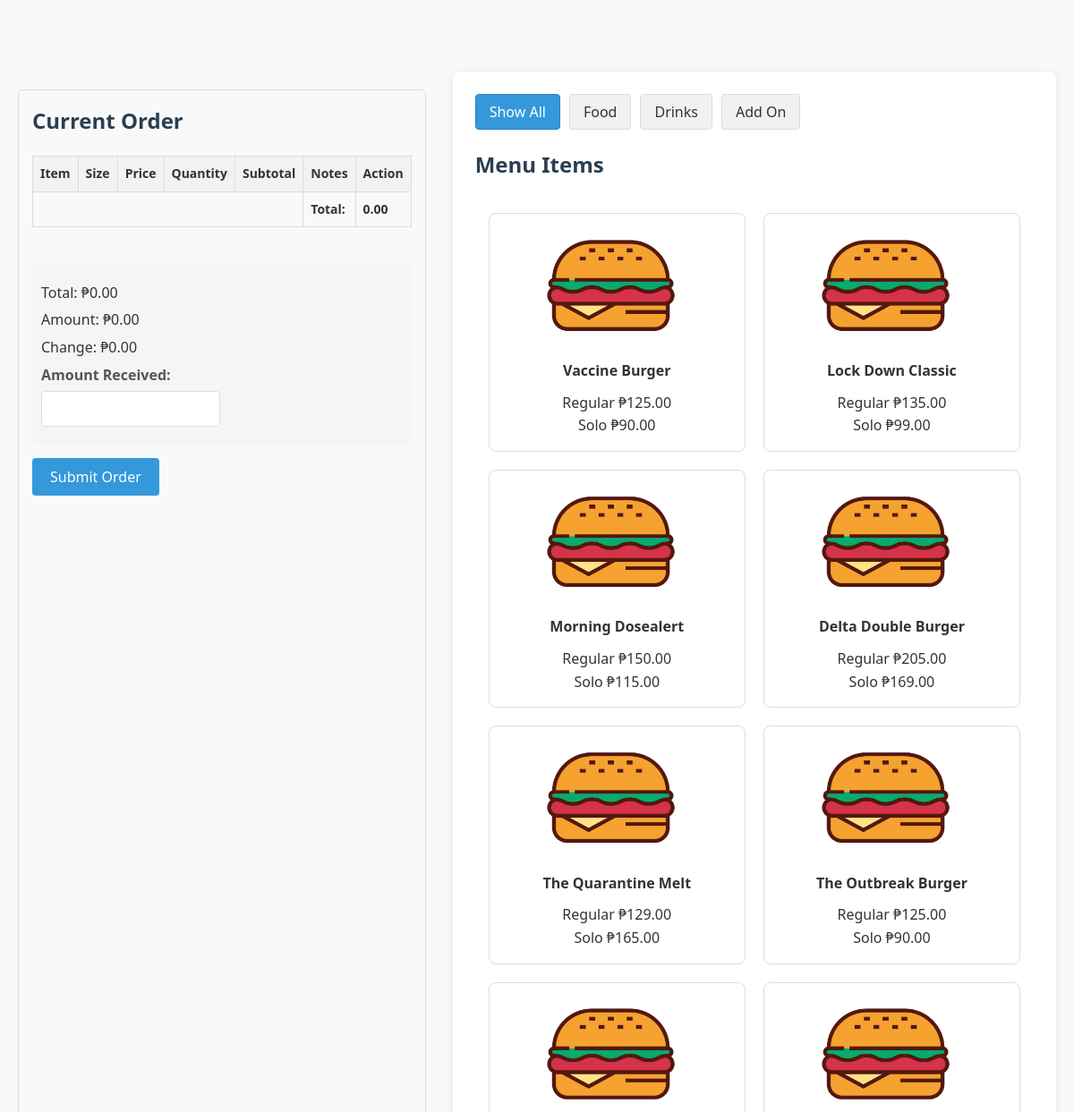
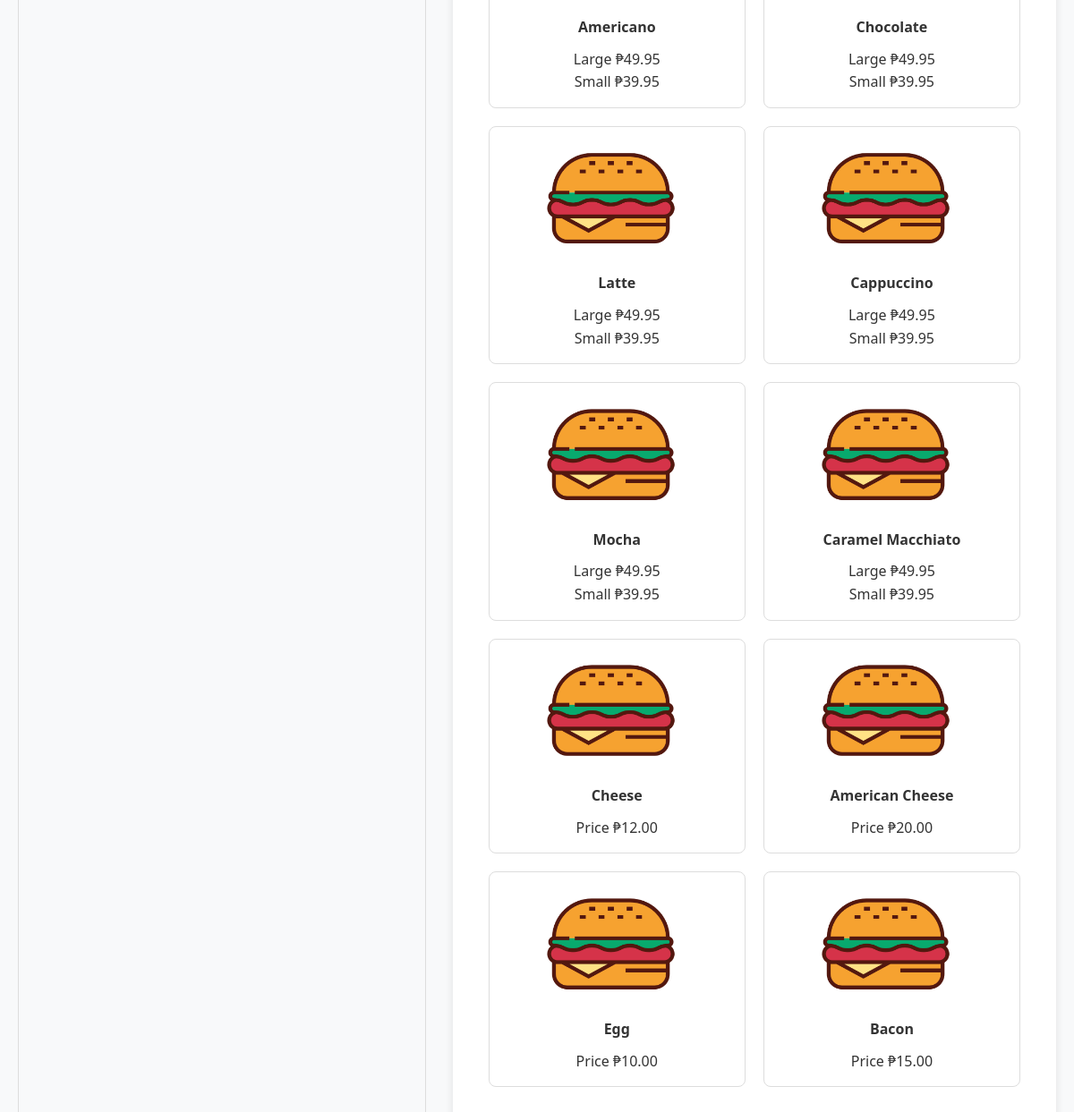
The page / on the database its author committed (2 pictures, top to bottom).
### tables this page shows
CREATE TABLE `category` (
  `category_id` int(4) NOT NULL,
  `category_name` varchar(255) NOT NULL
);

CREATE TABLE `menu` (
  `category_id` int(4) NOT NULL,
  `food_id` int(4) NOT NULL,
  `food_name` varchar(55) NOT NULL,
  `food_regular_price` decimal(6,2) NOT NULL,
  `food_solo_price` decimal(6,2) NOT NULL
);

### models/Menu.php (called while the page is built, shortened)
<?php
class Menu {
    private $conn;
    private $table = "menu";
    public function __construct($db) {
        $this->conn = $db;
    }
    public function read() {
        $query = "SELECT * FROM " . $this->table . " ORDER BY category_id ASC";
        $stmt = $this->conn->prepare($query);
        $stmt->execute();
        return $stmt;
    }
    public function readCategories() {
        $query = "SELECT category_id, category_name FROM category";
        $stmt = $this->conn->prepare($query);
        $stmt->execute();
        return $stmt;
    }
}
?>

### index.php (the view, shortened to what this page needs)
<?php
include_once 'models/Menu.php';
$database = new Database();
$db = $database->getConnection();
$menu = new Menu($db);
$stmt_categories = $menu->readCategories();
?>
<!DOCTYPE html>
<html lang="en">
<head>
    <link rel="stylesheet" href="assets/css/main.css">
    <link rel="stylesheet" href="assets/css/order.css">
    <link rel="stylesheet" href="https://cdnjs.cloudflare.com/ajax/libs/font-awesome/4.7.0/css/font-awesome.min.css">
</head>
<body>
    <div class="container">
        <div class="order-container">
            <h2>Current Order</h2>
            <table class="order-table" id="order-table">
                <thead>
                    <tr>
                        <th>Item</th>
                        <th>Size</th>
                        <th>Price</th>
                        <th style="width:12%">Quantity</th>
                        <th>Subtotal</th>
                        <th>Notes</th>
                        <th>Action</th>
                    </tr>
                </thead>
                <tfoot>
                    <tr class="total-row">
                        <td colspan="5" style="text-align: right;"></td>
                        <td>Total:</td>
                        <td id="order-total"></td>
                    </tr>
                </tfoot>
            </table>
            <br>
            <div class="payment-section">
                <div class="payment-details">
                    <div>Total: <span id="display-total">₱0.00</span></div>
                    <div>Amount: <span id="display-amount">₱0.00</span></div>
                    <div>Change: <span id="display-change">₱0.00</span></div>
                </div>
                <div class="form-group">
                    <label for="payment-amount">Amount Received:</label>
                    <input type="number" style="width:200px;" id="payment-amount" min="0" step="0.01" class="form-control">
                </div>
            </div>
            <button class="btn btn-primary" id="submit-order">Submit Order</button>
        </div>
        <div class="menu-list">
            <div class="category-filter">
                <button class="btn btn-filter active" data-category="all">Show All</button>
                <?php
                $stmt_categories->execute();
                while ($cat = $stmt_categories->fetch(PDO::FETCH_ASSOC)): ?>
                    <button class="btn btn-filter" data-category="<?php echo htmlspecialchars($cat['category_name']); ?>">
                        <?php echo htmlspecialchars($cat['category_name']); ?>
                    </button>
                <?php endwhile; ?>
            </div>
            <h2>Menu Items</h2>
            <div id="menu-items-container">
                <?php
                $stmt_menu = $menu->read();
                if($stmt_menu->rowCount() > 0): ?>
                    <div class="menu-grid">
                        <?php while ($row = $stmt_menu->fetch(PDO::FETCH_ASSOC)):
                            $cat = $row['category_id'] ?? null;
                        ?>
                            <div class="menu-item-card"
                                data-id="<?php echo $row['food_id']; ?>"
                                data-name="<?php echo htmlspecialchars($row['food_name']); ?>"
                                data-regular-price="<?php echo htmlspecialchars($row['food_regular_price']); ?>"
                                data-solo-price="<?php echo htmlspecialchars($row['food_solo_price'] ?? ''); ?>"
                                data-category-id="<?php echo $row['category_id']; ?>">
                                <img src="<?php echo htmlspecialchars($row['food_image'] ?? 'assets/images/default-food.png');?>"
                                    alt="<?php echo htmlspecialchars($row['food_name']); ?>"
                                    class="menu-item-image">
                                <div class="menu-item-name"><?php echo htmlspecialchars($row['food_name']); ?></div>
                                <div class="menu-item-prices">
                                    <span><?php
                                    switch($cat){
                                        case 1:
                                            echo "Regular ₱".htmlspecialchars($row['food_regular_price']);
                                            break;
                                        case 2:
                                            echo "Large ₱".htmlspecialchars($row['food_regular_price']);
                                            break;
                                        case 3:
                                            echo "Price ₱".htmlspecialchars($row['food_regular_price']) ?? null;
                                            break;
                                    }
                                    ?></span>
                                    <?php if (!empty($row['food_solo_price'])): ?><br>
                                        <span><?php
                                        switch($cat){
                                            case 1:
                                                echo "Solo ₱".htmlspecialchars($row['food_solo_price']);
                                                break;
                                            case 2:
                                                echo "Small ₱".htmlspecialchars($row['food_solo_price']);
                                                break;
                                            case 3:
                                                echo null;
                                                break;
                                        }
                                        ?></span>
                                    <?php endif; ?>
                                </div>
                            </div>
                        <?php endwhile; ?>
                    </div>
                <?php else: ?>
                    <p>No menu items found.</p>
                <?php endif; ?>
            </div>
        </div>
    </div>
</body>
</html>

### assets/css/main.css (style rules this page uses)
* { box-sizing: border-box; margin: 0; padding: 0; font-family: 'Segoe UI', Tahoma, Geneva, Verdana, sans-serif; }
body { background-color: #f8f9fa; color: #333; line-height: 1.6; padding-top: 80px; padding-left: 20px; padding-right: 20px; }
.container { max-width: 1400px; margin: 0 auto; display: flex; flex-wrap: wrap; gap: 30px; }
h1, h2 { color: #2c3e50; margin-bottom: 20px; width: 100%; }
.menu-list, .add-menu-form { flex: 1; min-width: 300px; background: white; padding: 25px; border-radius: 8px; box-shadow: 0 2px 10px rgba(0, 0, 0, 0.1); }
table { width: 100%; border-collapse: collapse; margin-top: 15px; font-size: 14px; }
th, td { padding: 12px 15px; text-align: left; border-bottom: 1px solid #e0e0e0; }
th { background-color: #f1f1f1; font-weight: 600; }
.form-group { margin-bottom: 20px; }
label { display: block; margin-bottom: 8px; font-weight: 500; color: #555; }
input[type="number"] { padding: 12px; border: 1px solid #ddd; border-radius: 4px; font-size: 16px; transition: border 0.3s; width: 80px; }
.btn { padding: 10px 20px; border: none; border-radius: 4px; font-size: 16px; cursor: pointer; transition: background-color 0.3s; text-decoration: none; display: inline-block; }
.btn-primary { background-color: #3498db; color: white; }
.category-filter { margin-bottom: 20px; display: flex; flex-wrap: wrap; gap: 10px; }
.btn-filter { padding: 8px 15px; background-color: #f1f1f1; color: #333; border: 1px solid #ddd; }
.btn-filter.active { background-color: #3498db; color: white; border-color: #2980b9; }
body { background-color: #f8f9fa; }

### assets/css/order.css (style rules this page uses)
.order-container { margin-top: 20px; border: 1px solid #ddd; padding: 15px; border-radius: 5px; }
.order-table { width: 100%; border-collapse: collapse; }
.order-table th, .order-table td { border: 1px solid #ddd; padding: 8px; text-align: left; }
.order-table th { background-color: #f2f2f2; }
.total-row { font-weight: bold; background-color: #f9f9f9; }
.menu-grid { display: grid; grid-template-columns: repeat(auto-fill, minmax(200px, 1fr)); gap: 20px; padding: 15px; }
.menu-item-card { border: 1px solid #ddd; border-radius: 8px; padding: 15px; text-align: center; transition: transform 0.3s; }
.menu-item-image { width: 100%; height: 120px; object-fit: cover; border-radius: 5px; margin-bottom: 10px; }
.menu-item-name { font-weight: bold; margin: 10px 0; }
.menu-item-card { cursor: pointer; }
.menu-item-card > * { pointer-events: none; }
.payment-section { margin: 15px 0; padding: 10px; background: #f5f5f5; border-radius: 5px; }
.payment-section .form-group { margin-bottom: 10px; }
.payment-section label { display: block; margin-bottom: 5px; font-weight: bold; }
.payment-details { margin-top: 10px; font-size: 16px; }
.payment-details div { margin: 5px 0; }
#payment-amount { width: 100%; padding: 8px; font-size: 16px; }

### rows shown on the page
category: category_name "Food"
category: category_name "Drinks"
category: category_name "Add On"
menu: food_name "Vaccine Burger", food_regular_price "125.00", food_solo_price "90.00"
menu: food_name "Lock Down Classic", food_regular_price "135.00", food_solo_price "99.00"
menu: food_name "Morning Dosealert", food_regular_price "150.00", food_solo_price "115.00"
menu: food_name "Delta Double Burger", food_regular_price "205.00", food_solo_price "169.00"
menu: food_name "The Quarantine Melt", food_regular_price "129.00", food_solo_price "165.00"
menu: food_name "The Outbreak Burger", food_regular_price "125.00", food_solo_price "90.00"
menu: food_name "Americano", food_regular_price "49.95", food_solo_price "39.95"
menu: food_name "Chocolate", food_regular_price "49.95", food_solo_price "39.95"
menu: food_name "Latte", food_regular_price "49.95", food_solo_price "39.95"
menu: food_name "Cappuccino", food_regular_price "49.95", food_solo_price "39.95"
menu: food_name "Mocha", food_regular_price "49.95", food_solo_price "39.95"
menu: food_name "Caramel Macchiato", food_regular_price "49.95", food_solo_price "39.95"
menu: food_name "Cheese", food_regular_price "Price ₱12.00"
menu: food_name "American Cheese", food_regular_price "Price ₱20.00"
menu: food_name "Egg", food_regular_price "Price ₱10.00"
menu: food_name "Bacon", food_regular_price "Price ₱15.00"
